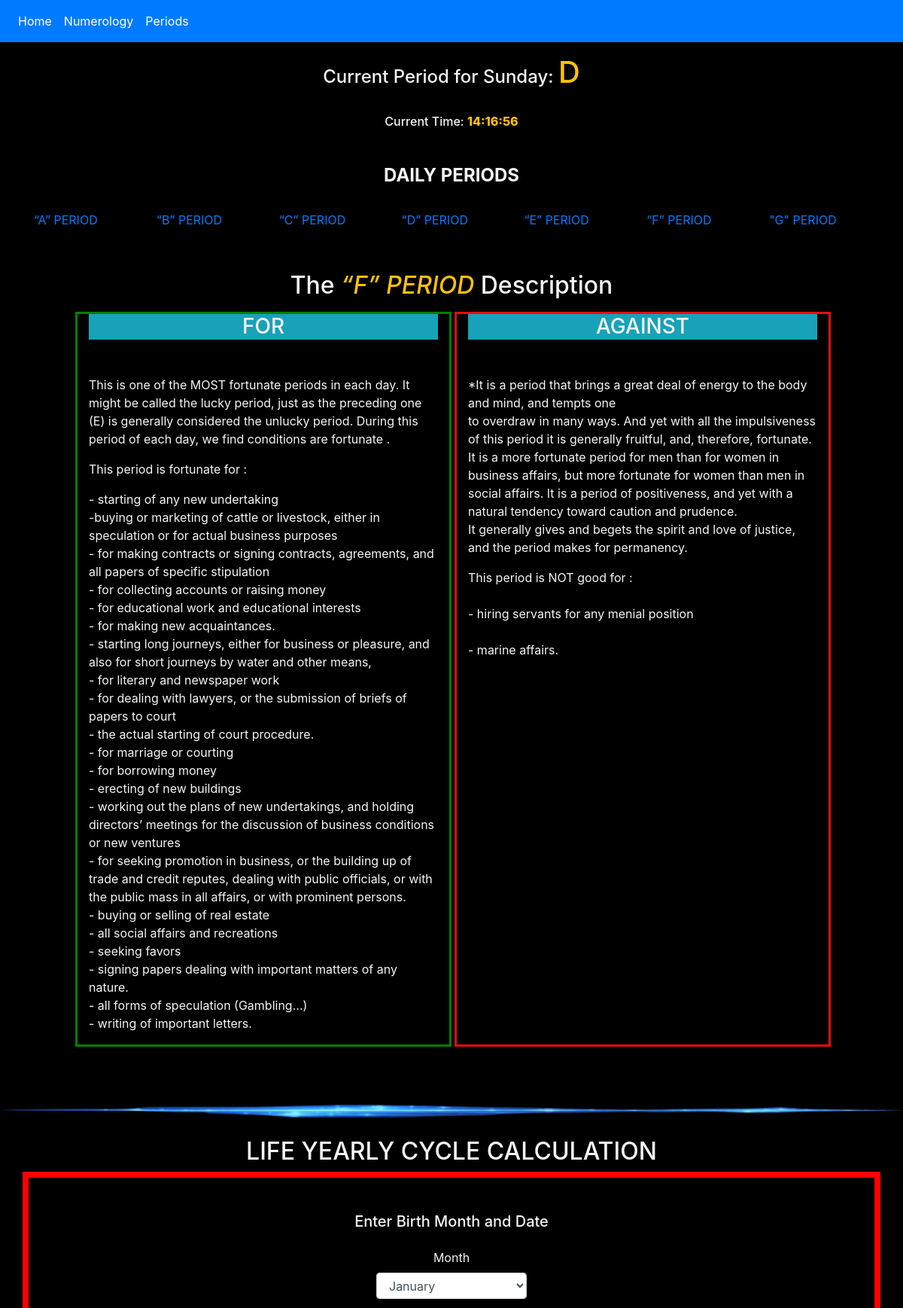
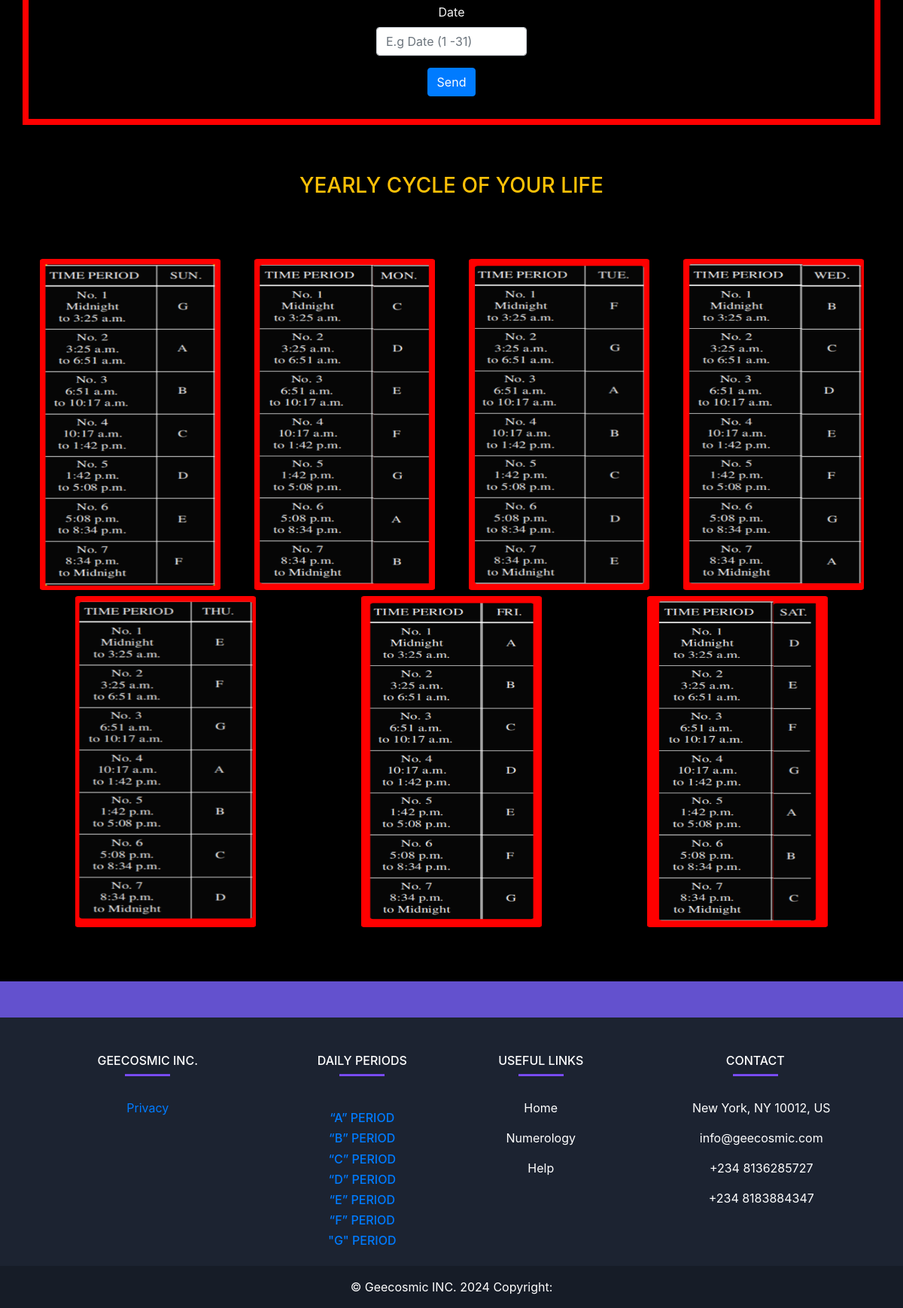
/6/, run on the app's committed database (2 pictures, top to bottom).
### life/models.py (models this page shows, shortened)
class Period(models.Model):
  title =  models.CharField(max_length=200, null=True)
  message_for = models.TextField( null=True)
  message_against = models.TextField( null=True)
  class Meta:
    ordering = ['id']

### life/views.py (the view, shortened to what this page needs)
# urls.py: path('<int:id>/', views.main_page, name='main_page_with_detail'),  # View with a selected period
def main_page(request, id=None):
    timezone = request.COOKIES.get('timezone', 'UTC')
    start_date = None
    cycle_periods = []
    today, current_period_letter, period_index = get_period_for_day_and_time(timezone=timezone)
    periods = Period.objects.all()  # Retrieve all periods
    period = None
    if id:
        period = get_object_or_404(Period, id=id)
    context = {
        'periods': periods,
        'selected_period': period,  # Pass the selected period details to the template
        'today': today,
        'current_period_letter':current_period_letter ,
        'period_index': period_index,
        'cycle_periods': cycle_periods,
        'start_date':  start_date,
    }
    return render(request, 'main_page.html', context)

### life/context_processors.py (called while the page is built)
def periods_processor(request):
    periods = Period.objects.all().order_by('-title')
    return {'periods': periods}

### life/templates/main_page.html (shortened to what this page needs)
{% load static %}
<!DOCTYPE html>
<html lang="en">
<head>
    <link rel="stylesheet" href="https://cdn.jsdelivr.net/npm/bootstrap@4.6.2/dist/css/bootstrap.min.css">
</head>
<body>
    {%include "nav.html"%}
<h4 class="text-center pt-3">
  Current Period for {{ today }}: <b class="text-warning h1">{{ current_period_letter }}</b>
</h4>
<br>
<h6 class="text-center">Current Time: <span class="text-warning" id="clock"></span></h6>
<br>
<center class="pt-3">
    <h4><b>DAILY PERIODS</b></h4></center> <br>
<div class="container">
    <div class="row">
        {% for period in periods %}
        <div class="col perd">
            <a href="{% url 'main_page_with_detail' period.id %}#here">{{ period.title }}</a></h4>
        </div>
        {% endfor %}
    </div>
</div>
<br> <br>
<center  id="here" class="p-2"><h2>The <I class="text-warning">{{ selected_period.title }}</I> Description</h2>
</center>
<div class="container-fluid">
    <div class="row">
        <div class="col-md-1">
        </div>
        <div class="col-md-5 bpro mr-1">
            <center class="bg-info"><h3>FOR</h3></center><br>
            <p>{{ selected_period.message_for|linebreaks }}</p>
        </div>
        <div class="col-md-5 bcon">
            <center class="bg-info"><h3>AGAINST</h3></center><br>
            <p>
                {{ selected_period.message_against|linebreaks }}
            </p>
        </div>
    </div>
</div><br> <br> <br>
<img class="imgw" src="{% static 'images2/line2.png' %}" width="100%" alt="Image"> <br> <br>
<h2 class="text-center">LIFE YEARLY CYCLE CALCULATION</h2>
<div class="container con1">
  <center>
    <div class="container">
      <h5 class="p-3">Enter Birth Month and Date</h5>
  <form class="fm" method="POST" action="" id="yearly-cycle-form">
  <div class="form-group">
  <label for="month">Month</label>
  <select style="width:200px; height:35px;" id="month" name="month" class="form-control">
  <option value="January">January</option>
  </select>
  </div>
  <div class="form-group">
  <label for="date">Date</label>
  <input style="width:200px;" type="number" class="form-control" id="date" name="date" placeholder="E.g Date (1 -31)">
  </div>
  <button  onclick="window.location.hash='yearcycle';" type="submit" class="btn btn-primary">Send</button>
  </form>
  </center>
 </div><br>
  <br>
  <div id="yearcycle" class="container mt-3">
    <h3 class="pb-3 text-warning text-center">YEARLY CYCLE OF YOUR LIFE</h3>
</div> <br> <br>
<div class="container text-center">
    <div class="row">
      <div class="col py-2"><img src="{% static 'images/days/sun' %}.png" width="240px" height="440px" alt="Image">
      </div>
      <div class="col py-2"><img src="{% static 'images/days/mon' %}.png" width="240px" height="440px" alt="Image">
      </div>
      <div class="col py-2"><img src="{% static 'images/days/tue' %}.png" width="240px" height="440px" alt="Image">
      </div>
      <div class="col py-2"><img src="{% static 'images/days/wed' %}.png" width="240px" height="440px" alt="Image">
      </div>
    </div>
  </div>
  <div class="container text-center">
    <div class="row">
      <div class="col"><img src="{% static 'images/days/thur' %}.png" width="240px" height="440px" alt="Image"><br><br>
      </div>
      <div class="col"><img src="{% static 'images/days/fri' %}.png" width="240px" height="440px" alt="Image"><br><br>
      </div>
      <div class="col"><img src="{% static 'images/days/sat' %}.png" width="240px" height="440px" alt="Image"><br><br>
      </div>
    </div>
  </div> <br><br>
{% include "footer.html"%}
</body>
</html>

### life/templates/footer.html (shortened to what this page needs)
  <footer
          class="text-center text-lg-start text-white"
          style="background-color: #1c2331"
          >
    <section
             class="d-flex justify-content-between p-4"
             style="background-color: #6351ce"
             >
    </section>
    <section class="">
      <div class="container text-center text-md-start mt-5">
        <div class="row mt-3">
          <div class="col-md-3 col-lg-4 col-xl-3 mx-auto mb-4">
            <h6 class="text-uppercase fw-bold">Geecosmic Inc.</h6>
            <hr
                class="mb-4 mt-0 d-inline-block mx-auto"
                style="width: 60px; background-color: #7c4dff; height: 2px"
                />
            <p>
              <a href="{% url 'privacy-page' %}">Privacy</a></h4>
            </p>
          </div>
          <div class="col-md-2 col-lg-2 col-xl-2 mx-auto mb-2">
            <h6 class="text-uppercase fw-bold">Daily Periods</h6>
            <hr
                class="mb-4 mt-0 d-inline-block mx-auto"
                style="width: 60px; background-color: #7c4dff; height: 2px"
                />
            <p>
                {% for period in periods %}
                    <h6>
                        <a href="{% url 'main_page_with_detail' period.id %}#here">{{ period.title }}</a></h4>
                    </h6>
                {% endfor %}
            </p>
          </div>
          <div class="col-md-3 col-lg-2 col-xl-2 mx-auto mb-4">
            <h6 class="text-uppercase fw-bold">Useful links</h6>
            <hr
                class="mb-4 mt-0 d-inline-block mx-auto"
                style="width: 60px; background-color: #7c4dff; height: 2px"
                />
            <p>
              <a href="{% url 'tikkun'%}" class="text-white">Home</a>
            </p>
            <p>
              <a href="{% url 'index2'%}" class="text-white">Numerology</a>
            </p>
            <p>
              <a href="#!" class="text-white">Help</a>
            </p>
          </div>
          <div class="col-md-4 col-lg-3 col-xl-3 mx-auto mb-md-0 mb-4">
            <h6 class="text-uppercase fw-bold">Contact</h6>
            <hr
                class="mb-4 mt-0 d-inline-block mx-auto"
                style="width: 60px; background-color: #7c4dff; height: 2px"
                />
            <p> New York, NY 10012, US</p>
            <p> info@geecosmic.com</p>
            <p> +234 8136285727</p>
            <p> +234 8183884347</p>
          </div>
        </div>
      </div>
    </section>
    <div
         class="text-center p-3"
         style="background-color: rgba(0, 0, 0, 0.2)"
         >
      © Geecosmic INC. 2024 Copyright:
    </div>
  </footer>

### life/templates/main_page.html (style rules this page uses)
body { overflow-x: hidden; background-color: black; color: whitesmoke; }
html { scroll-behavior: smooth; }
.bpro { border: 3px solid green; }
.bcon { border: 3px solid rgb(243, 10, 10); }
.con1 { padding-top: 30px; padding-bottom: 30px; border: 8px solid red; }
#yearcycle { display: block; visibility: visible; opacity: 1; }
span { font-weight: 800; }

### data on the page
Period: title "“A” PERIOD"
Period: title "“B” PERIOD"
Period: title "“C” PERIOD"
Period: title "“D” PERIOD"
Period: title "“E” PERIOD"
Period: title "“F” PERIOD", message_for "This is one of the MOST fortunate periods in each day. It might be called the lucky period, just as the preceding one (E) is generally considered the unlucky period. During this period of each day, we find conditions are fortunate . This period is fortunate for : - starting of any new undertaking -buying or marketing of cattle or livestock, either in speculation or for actual business purposes - for making contracts or signing contracts, agreements, and all papers of specific stipulation - for collecting accounts or raising money - for educational work and educational interests - for making new acquaintances. - starting long journeys, either for business or pleasure, and also for short…", message_against "*It is a period that brings a great deal of energy to the body and mind, and tempts one to overdraw in many ways. And yet with all the impulsiveness of this period it is generally fruitful, and, therefore, fortunate. It is a more fortunate period for men than for women in business affairs, but more fortunate for women than men in social affairs. It is a period of positiveness, and yet with a natural tendency toward caution and prudence. It generally gives and begets the spirit and love of justice, and the period makes for permanency. This period is NOT good for : - hiring servants for any menial position - marine affairs."
Period: title "\"G\" PERIOD"

### other printed values
{{ today }} "Sunday"
{{ current_period_letter }} "D"
